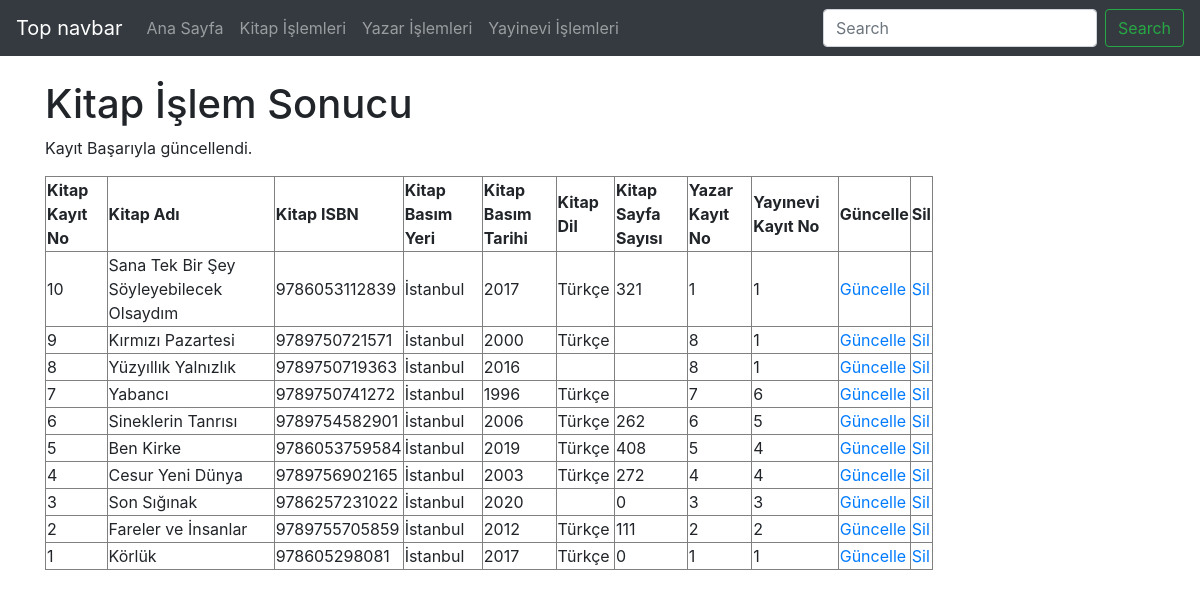
The page /kitap_guncellendi.php on the database its author committed.
### tables this page shows
CREATE TABLE `kitap` (
  `kitapKayitNo` smallint(6) NOT NULL COMMENT 'Kitap tablosunun ana anahtarı',
  `kitapKayitTarih` timestamp NOT NULL DEFAULT current_timestamp() COMMENT 'Kitabın veri tabanına kayıt tarihi',
  `kitapAdi` varchar(200) NOT NULL COMMENT 'Kitabın tam adı',
  `kitapISBN` varchar(13) NOT NULL COMMENT 'Kitabın ISBN numarası',
  `kitapBasimTarih` year(4) NOT NULL COMMENT 'Kitabın basım tarihi',
  `kitapBasimYeri` varchar(50) NOT NULL COMMENT 'Kitabın basım yeri',
  `kitapDil` varchar(100) DEFAULT NULL COMMENT 'Kitabın hangi dilde olduğu',
  `kitapSayfaSayisi` int(10) DEFAULT NULL COMMENT 'Kitabın kaç sayfadan oluştuğu',
  `yazarKayitNo` int(10) NOT NULL COMMENT 'Yazar Kayıt Numarası',
  `yayineviKayitNo` int(10) NOT NULL COMMENT 'Yayınevi kayıt numarası'
);

### kitap_guncellendi.php (the view, shortened to what this page needs)
    <?php
    require_once("baglanti.php");
    $kitapKayitNo = mysqli_real_escape_string($baglanti, $_POST['kitapKayitNo']);
    $kitapAdi = mysqli_real_escape_string($baglanti, $_POST['kitapAdi']);
    $kitapISBN = mysqli_real_escape_string($baglanti, $_POST['kitapISBN']);
    $kitapBasimYeri = mysqli_real_escape_string($baglanti, $_POST['kitapBasimYeri']);
    $kitapBasimTarih = mysqli_real_escape_string($baglanti, $_POST['kitapBasimTarih']);
    $kitapDil = mysqli_real_escape_string($baglanti, $_POST['kitapDil']);
    $kitapSayfaSayisi = mysqli_real_escape_string($baglanti, $_POST['kitapSayfaSayisi']);
    $yazarKayitNo = mysqli_real_escape_string($baglanti, $_POST['yazarKayitNo']);
    $yayineviKayitNo = mysqli_real_escape_string($baglanti, $_POST['yayineviKayitNo']);
    $sorgu = "UPDATE kitap SET kitapAdi = '$kitapAdi', kitapISBN = '$kitapISBN', kitapBasimYeri = '$kitapBasimYeri', kitapBasimTarih = '$kitapBasimTarih', kitapDil = '$kitapDil', kitapSayfaSayisi = '$kitapSayfaSayisi', yazarKayitNo = '$yazarKayitNo', yayineviKayitNo = '$yayineviKayitNo' WHERE kitapKayitNo = $kitapKayitNo";
    if (mysqli_query($baglanti, $sorgu)) {
        $islemSonuc = "Kayıt Başarıyla güncellendi.";
    } else {
        $islemSonuc = "Hata: " . $sorgu . "<br>" . mysqli_error($baglanti);
    }
    $sorgu = mysqli_query($baglanti, "SELECT * FROM kitap ORDER BY kitapKayitNo DESC");
?>
<!DOCTYPE html>
<html lang="tr"><head><meta http-equiv="Content-Type" content="text/html; charset=UTF-8">
<link href="bootstrap.min.css" rel="stylesheet">
    <link href="./katalog_files/navbar-top.css" rel="stylesheet">
  </head>
  <body>
    <nav class="navbar navbar-expand-md navbar-dark bg-dark mb-4">
  <a class="navbar-brand" href="https://getbootstrap.com/docs/4.4/examples/navbar-static/#">Top navbar</a>
  <div class="collapse navbar-collapse" id="navbarCollapse">
    <ul class="navbar-nav mr-auto">
      <li class="nav-item">
        <a class="nav-link" href="index.php">Ana Sayfa </a>
      </li>
      <li class="nav-item">
        <a class="nav-link" href="kitap.php">Kitap İşlemleri</a>
      </li>
      <li class="nav-item">
        <a class="nav-link" href="yazar.php">Yazar İşlemleri</a>
      </li>
      <li class="nav-item">
        <a class="nav-link" href="yayinevi.php">Yayinevi İşlemleri</a>
      </li>
    </ul>
    <form class="form-inline mt-2 mt-md-0">
      <input class="form-control mr-sm-2" type="text" placeholder="Search" aria-label="Search">
      <button class="btn btn-outline-success my-2 my-sm-0" type="submit">Search</button>
    </form>
  </div>
</nav>
<main role="main" class="container">
<h1>Kitap İşlem Sonucu</h1>
<p><?php echo $islemSonuc; ?></p>
<?php
echo("<table border=1 width=80%>");
    echo("<tr>");
    echo("<td><b>Kitap Kayıt No</b></td>");
    echo("<td><b>Kitap Adı</b></td>");
    echo("<td><b>Kitap ISBN</b></td>");
    echo("<td><b>Kitap Basım Yeri</b></td>");
    echo("<td><b>Kitap Basım Tarihi</b></td>");
    echo("<td><b>Kitap Dil</b></td>");
    echo("<td><b>Kitap Sayfa Sayısı</b></td>");
    echo("<td><b>Yazar Kayıt No</b></td>");
    echo("<td><b>Yayınevi Kayıt No</b></td>");
    echo("<td><b>Güncelle</b></td>");
    echo("<td><b>Sil</b></td>");
    echo("</tr>");
while($satir = mysqli_fetch_assoc($sorgu)){
    echo("<tr>");
    echo("<td>".$satir["kitapKayitNo"]."</td>");
    echo("<td>".$satir["kitapAdi"]."</td>");
    echo("<td>".$satir["kitapISBN"]."</td>");
    echo("<td>".$satir["kitapBasimYeri"]."</td>");
    echo("<td>".$satir["kitapBasimTarih"]."</td>");
    echo("<td>".$satir["kitapDil"]."</td>");
    echo("<td>".$satir["kitapSayfaSayisi"]."</td>");
    echo("<td>".$satir["yazarKayitNo"]."</td>");
    echo("<td>".$satir["yayineviKayitNo"]."</td>");
    echo("<td><a href='kitap_guncellenecek.php?kitapKayitNo=".$satir["kitapKayitNo"]."'>Güncelle</a></td>");
    echo("<td><a href='kitap_sil.php?kitapKayitNo=".$satir["kitapKayitNo"]."'>Sil</a></td>");
    echo("</tr>");
            }
echo("</table>");
?>
</main>
</body></html>

### navbar-top.css (style rules this page uses)
body { min-height: 75rem; }

### rows shown on the page
kitap: kitapKayitNo "10", kitapAdi "Sana Tek Bir Şey Söyleyebilecek Olsaydım", kitapISBN "9786053112839", kitapBasimYeri "İstanbul", kitapBasimTarih "2017", kitapDil "Türkçe", kitapSayfaSayisi "321", yazarKayitNo "1", yayineviKayitNo "1"
kitap: kitapKayitNo "9", kitapAdi "Kırmızı Pazartesi", kitapISBN "9789750721571", kitapBasimYeri "İstanbul", kitapBasimTarih "2000", kitapDil "Türkçe", yazarKayitNo "8", yayineviKayitNo "1"
kitap: kitapKayitNo "8", kitapAdi "Yüzyıllık Yalnızlık", kitapISBN "9789750719363", kitapBasimYeri "İstanbul", kitapBasimTarih "2016", yazarKayitNo "8", yayineviKayitNo "1"
kitap: kitapKayitNo "7", kitapAdi "Yabancı", kitapISBN "9789750741272", kitapBasimYeri "İstanbul", kitapBasimTarih "1996", kitapDil "Türkçe", yazarKayitNo "7", yayineviKayitNo "6"
kitap: kitapKayitNo "6", kitapAdi "Sineklerin Tanrısı", kitapISBN "9789754582901", kitapBasimYeri "İstanbul", kitapBasimTarih "2006", kitapDil "Türkçe", kitapSayfaSayisi "262", yazarKayitNo "6", yayineviKayitNo "5"
kitap: kitapKayitNo "5", kitapAdi "Ben Kirke", kitapISBN "9786053759584", kitapBasimYeri "İstanbul", kitapBasimTarih "2019", kitapDil "Türkçe", kitapSayfaSayisi "408", yazarKayitNo "5", yayineviKayitNo "4"
kitap: kitapKayitNo "4", kitapAdi "Cesur Yeni Dünya", kitapISBN "9789756902165", kitapBasimYeri "İstanbul", kitapBasimTarih "2003", kitapDil "Türkçe", kitapSayfaSayisi "272", yazarKayitNo "4", yayineviKayitNo "4"
kitap: kitapKayitNo "3", kitapAdi "Son Sığınak", kitapISBN "9786257231022", kitapBasimYeri "İstanbul", kitapBasimTarih "2020", kitapSayfaSayisi "0", yazarKayitNo "3", yayineviKayitNo "3"
kitap: kitapKayitNo "2", kitapAdi "Fareler ve İnsanlar", kitapISBN "9789755705859", kitapBasimYeri "İstanbul", kitapBasimTarih "2012", kitapDil "Türkçe", kitapSayfaSayisi "111", yazarKayitNo "2", yayineviKayitNo "2"
kitap: kitapKayitNo "1", kitapAdi "Körlük", kitapISBN "978605298081", kitapBasimYeri "İstanbul", kitapBasimTarih "2017", kitapDil "Türkçe", kitapSayfaSayisi "0", yazarKayitNo "1", yayineviKayitNo "1"

### other values the page prints
$islemSonuc "Kayıt Başarıyla güncellendi."
